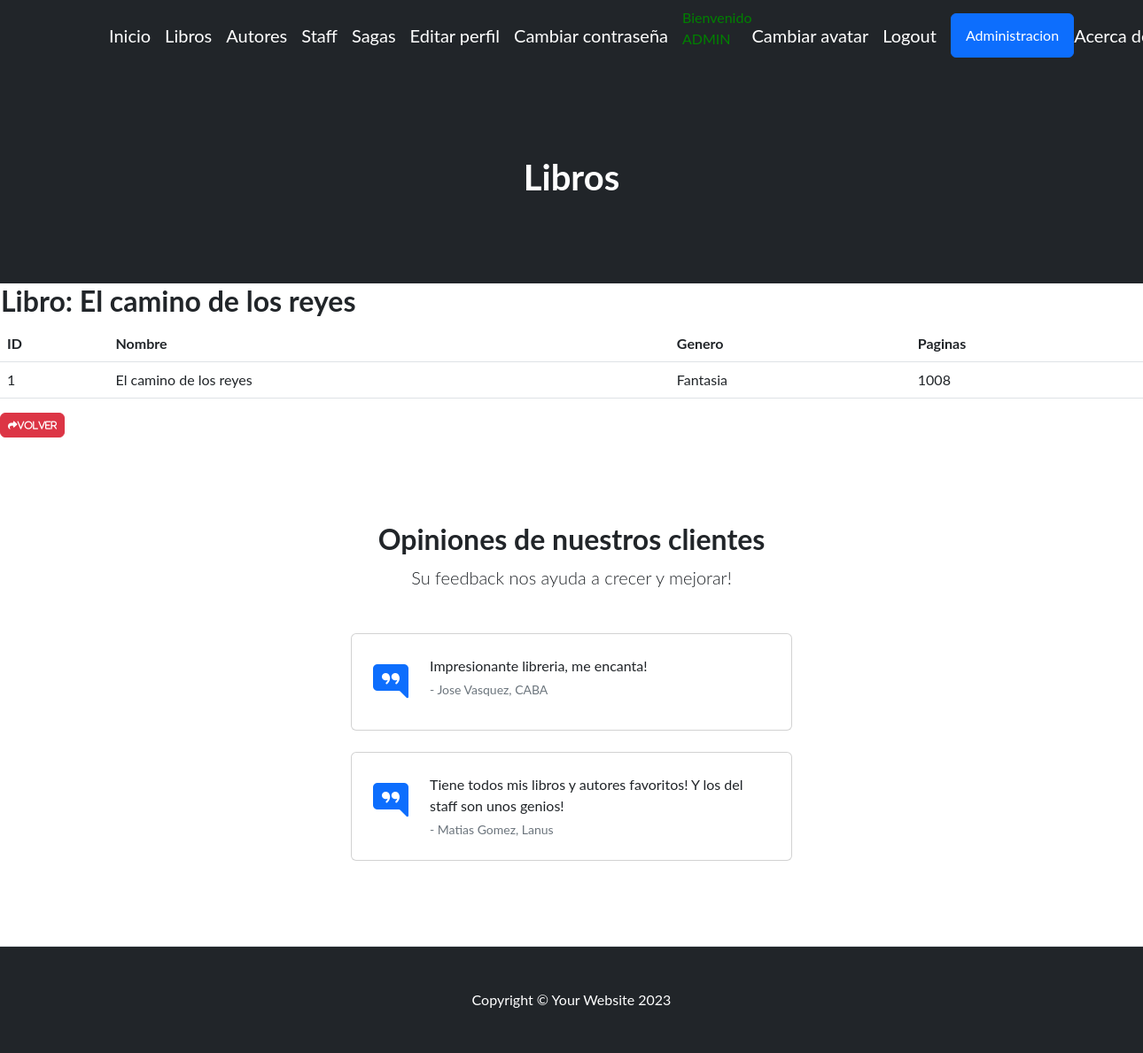
The page /miaplicacion/detail_libros/1/ (signed in) on the database as committed earlier.
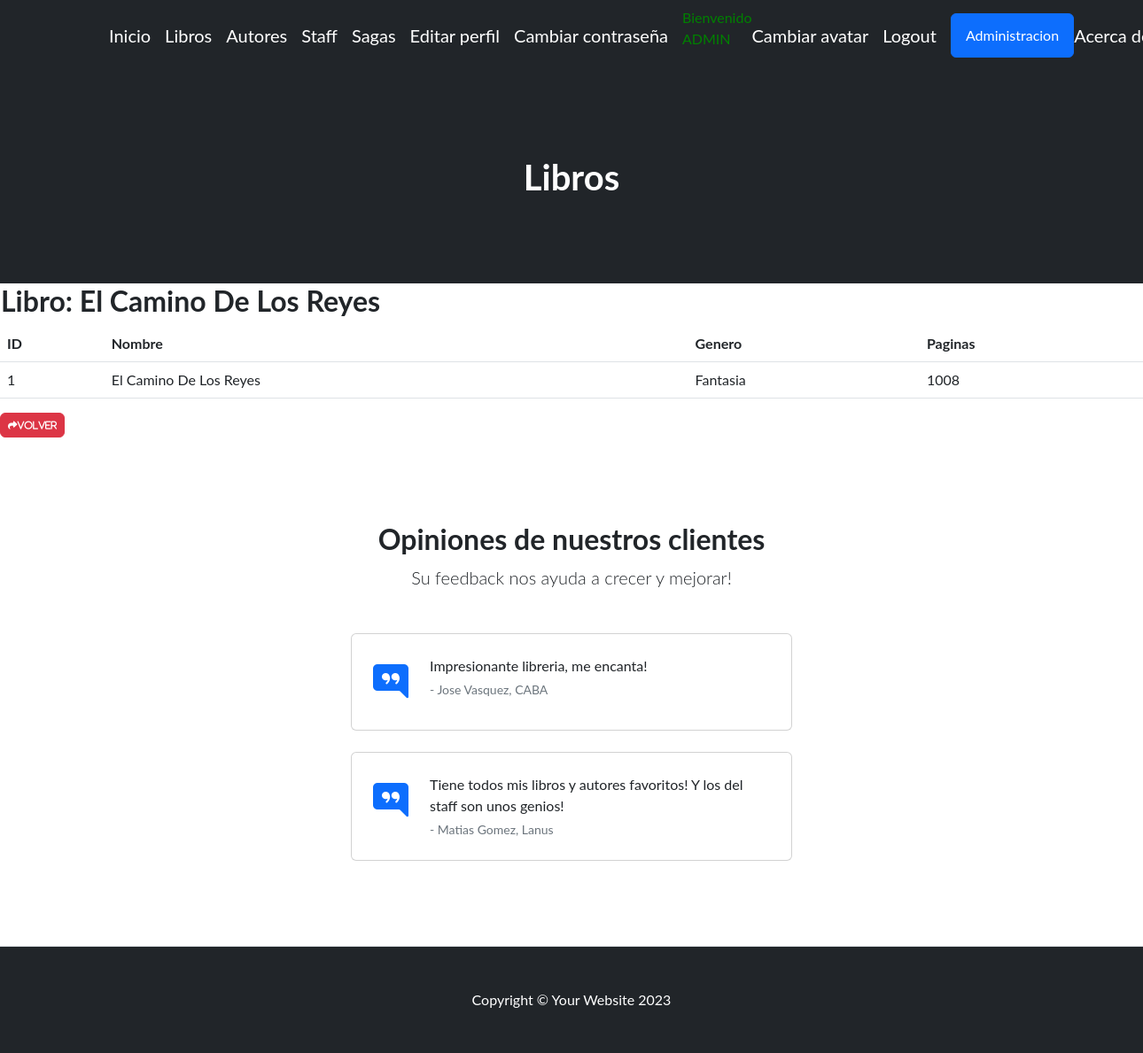
The same page on the database as committed later.
### miaplicacion/models.py (models this page shows)
class Libros(models.Model):
    nombre = models.CharField(max_length=50)
    genero = models.CharField(max_length=50)
    cantidadDePaginas = models.IntegerField()
    def __str__(self):
        return f"{self.nombre}"

### miaplicacion/views.py (the view)
# urls.py: path('detail_libros/<int:pk>/', libroDetail.as_view(), name="detail_libro"),
class libroDetail(LoginRequiredMixin, DetailView):
    model = Libros

### miaplicacion/templates/miaplicacion/libros_detail.html (shortened to what this page needs)
{% extends 'miaplicacion/base.html' %}
{% load static %}
{% block cabecera %}Libros{% endblock cabecera %}
{% block contenido %}
<table>
    <tr>
        <td><h2>Libro: {{object}}</h2></td>
    </tr>
</table>
<table class="table">
  <thead>
    <tr>
      <th>ID</th>
      <th>Nombre</th>
      <th>Genero</th>
      <th>Paginas</th>
    </tr>
  </thead>
  <tbody>
    <tr>
      <td>{{ object.id }}</td>
      <td>{{ object.nombre }}</td>
      <td>{{ object.genero }}</td>
      <td>{{ object.cantidadDePaginas }}</td>
    </tr>
  </tbody>
</table>
<a
href="{% url 'Libros' %}"
class="btn btn-danger"
style="--bs-btn-padding-y: .25rem; --bs-btn-padding-x: .5rem; --bs-btn-font-size: .75rem;"
><i class="fa fa-share fa-sm" title="List Back">Volver</i>
</a>
{% endblock contenido %}

Rows that differ between the two databases and show on the page:
changed Libros "Fantasia": nombre "El camino de los reyes" → "El Camino De Los Reyes"
